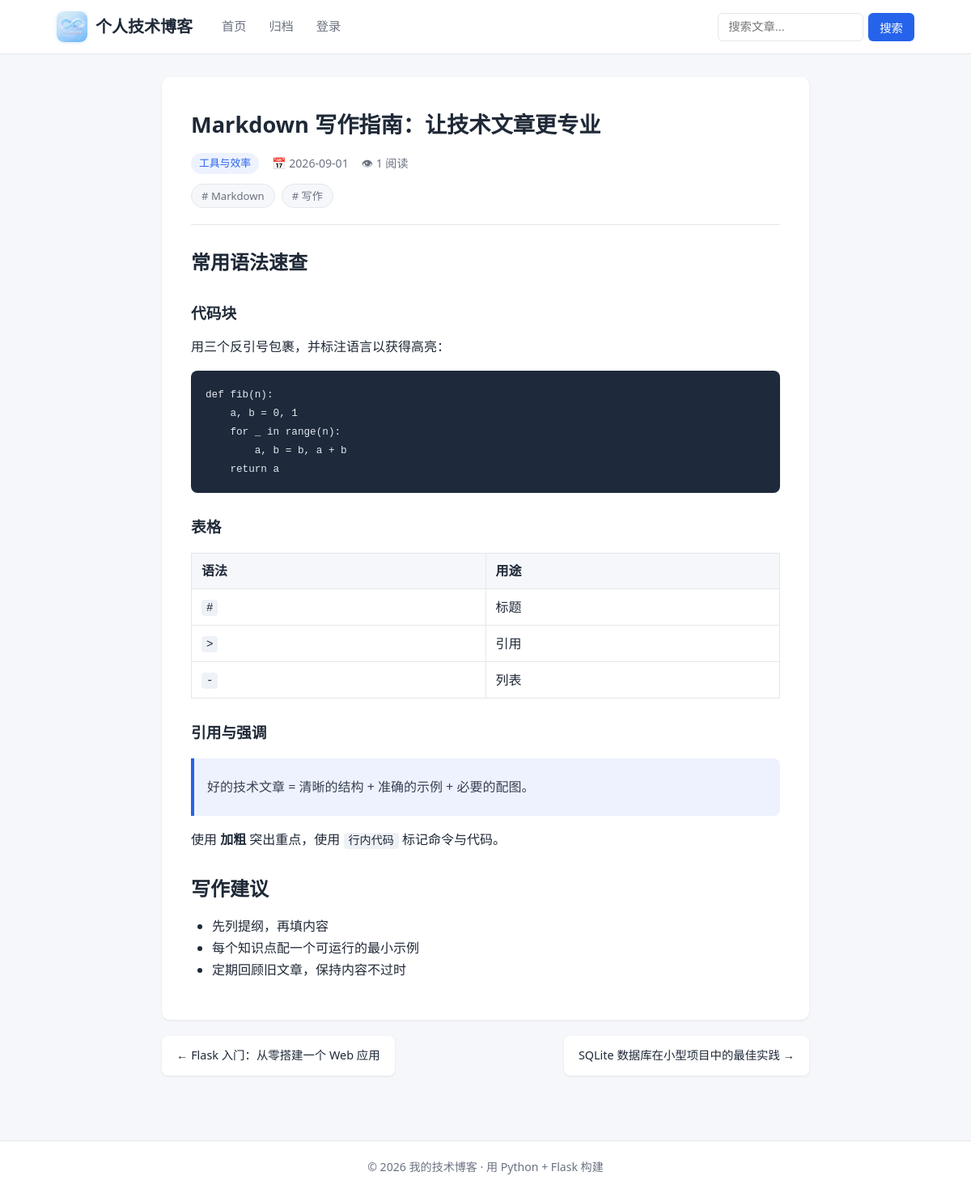
The app's page /article/2 with its own data.
### tables this page shows
CREATE TABLE articles (
            id INTEGER PRIMARY KEY AUTOINCREMENT,
            title TEXT NOT NULL,
            summary TEXT DEFAULT '',
            content TEXT NOT NULL,
            category_id INTEGER,
            views INTEGER DEFAULT 0,
            created_at TEXT DEFAULT (datetime('now', 'localtime')),
            updated_at TEXT DEFAULT (datetime('now', 'localtime')),
            FOREIGN KEY (category_id) REFERENCES categories(id)
        );

CREATE TABLE categories (
            id INTEGER PRIMARY KEY AUTOINCREMENT,
            name TEXT NOT NULL UNIQUE
        );

CREATE TABLE tags (
            id INTEGER PRIMARY KEY AUTOINCREMENT,
            name TEXT NOT NULL UNIQUE
        );

### app.py (the view)
@app.route("/article/<int:article_id>")
def article_detail(article_id):
    art = query_one(
        """SELECT a.*, c.name AS category_name FROM articles a
           LEFT JOIN categories c ON c.id = a.category_id
           WHERE a.id = ?""",
        (article_id,),
    )
    if art is None:
        abort(404)
    get_db().execute("UPDATE articles SET views = views + 1 WHERE id = ?", (article_id,))
    get_db().commit()
    art = dict(art)
    art["views"] += 1
    prev_art = query_one(
        "SELECT id, title FROM articles WHERE id < ? ORDER BY id DESC LIMIT 1",
        (article_id,),
    )
    next_art = query_one(
        "SELECT id, title FROM articles WHERE id > ? ORDER BY id ASC LIMIT 1",
        (article_id,),
    )
    related = query_all(
        """SELECT DISTINCT a2.id, a2.title FROM articles a2
           JOIN article_tags at2 ON at2.article_id = a2.id
           WHERE at2.tag_id IN (SELECT tag_id FROM article_tags WHERE article_id = ?)
             AND a2.id != ?
           LIMIT 5""",
        (article_id, article_id),
    )
    return render_template(
        "article.html",
        article=art,
        tags=get_article_tags(article_id),
        prev_art=prev_art,
        next_art=next_art,
        related=related,
    )

### app.py (called while the page is built)
def get_db():
    if "db" not in g:
        g.db = init_db.create_connection(DB_PATH)
    return g.db

@app.template_filter("markdown")
def render_markdown(text):
    return markdown.markdown(
        text or "",
        extensions=["fenced_code", "tables", "nl2br"],
    )

def query_all(sql, query_params=()):
    return get_db().execute(sql, query_params).fetchall()

def query_one(sql, query_params=()):
    return get_db().execute(sql, query_params).fetchone()

def get_categories():
    return query_all(
        """SELECT c.*, COUNT(a.id) AS article_count
           FROM categories c
           LEFT JOIN articles a ON a.category_id = c.id
           GROUP BY c.id ORDER BY c.name"""
    )

def get_popular_tags():
    return query_all(
        """SELECT t.*, COUNT(at.article_id) AS article_count
           FROM tags t
           JOIN article_tags at ON at.tag_id = t.id
           GROUP BY t.id ORDER BY article_count DESC, t.name LIMIT 12"""
    )

def get_article_tags(article_id):
    return query_all(
        """SELECT t.* FROM tags t
           JOIN article_tags at ON at.tag_id = t.id
           WHERE at.article_id = ?""",
        (article_id,),
    )

@app.context_processor
def inject_sidebar_data():
    return {"categories": get_categories(), "popular_tags": get_popular_tags()}

### init_db.py (called while the page is built)
def create_connection(db_path=None):
    if db_path is None:
        db_path = DB_PATH
    conn = sqlite3.connect(db_path)
    conn.row_factory = sqlite3.Row
    conn.execute("PRAGMA foreign_keys = ON")
    return conn

### templates/article.html (shortened to what this page needs)
{% extends "base.html" %}
{% block content %}
<div class="article-page">
    <article class="article-full">
        <header class="article-header">
            <h1 class="article-title">{{ article.title }}</h1>
            <div class="article-meta">
                {% if article.category_name %}
                    <a class="meta-tag category" href="{{ url_for('category', category_id=article.category_id) }}">{{ article.category_name }}</a>
                {% endif %}
                <span>📅 {{ article.created_at[:10] }}</span>
                <span>👁 {{ article.views }} 阅读</span>
            </div>
            {% if tags %}
            <div class="tag-cloud">
                {% for t in tags %}
                <a class="tag" href="{{ url_for('tag', tag_id=t.id) }}"># {{ t.name }}</a>
                {% endfor %}
            </div>
            {% endif %}
        </header>
        <div class="article-body">{{ article.content | markdown | safe }}</div>
    </article>
    <nav class="article-nav">
        {% if prev_art %}
            <a class="prev" href="{{ url_for('article_detail', article_id=prev_art.id) }}">← {{ prev_art.title }}</a>
        {% else %}<span></span>{% endif %}
        {% if next_art %}
            <a class="next" href="{{ url_for('article_detail', article_id=next_art.id) }}">{{ next_art.title }} →</a>
        {% endif %}
    </nav>
</div>
{% endblock %}

### static/css/style.css (style rules this page uses)
:root { --primary: #2563eb; --primary-dark: #1d4ed8; --bg: #f5f7fa; --card: #ffffff; --text: #1f2937; --text-light: #6b7280; --border: #e5e7eb; --code-bg: #1e293b; --radius: 10px; --shadow: 0 1px 3px rgba(0, 0, 0, 0.08); }
* { margin: 0; padding: 0; box-sizing: border-box; }
body { font-family: "Segoe UI", "PingFang SC", "Microsoft YaHei", sans-serif; background: var(--bg); color: var(--text); line-height: 1.7; }
a { color: var(--primary); text-decoration: none; }
.meta-tag.category { background: #eef2ff; color: var(--primary); padding: 2px 10px; border-radius: 999px; font-size: 0.8rem; }
.tag-cloud { display: flex; flex-wrap: wrap; gap: 8px; }
.tag { background: var(--bg); border: 1px solid var(--border); border-radius: 999px; padding: 3px 12px; font-size: 0.82rem; color: var(--text-light); }
.article-page { max-width: 800px; margin: 0 auto; }
.article-full { background: var(--card); border-radius: var(--radius); padding: 36px; box-shadow: var(--shadow); }
.article-title { font-size: 1.7rem; margin-bottom: 12px; }
.article-meta { display: flex; gap: 16px; align-items: center; color: var(--text-light); font-size: 0.88rem; flex-wrap: wrap; margin-bottom: 12px; }
.article-header { border-bottom: 1px solid var(--border); padding-bottom: 20px; margin-bottom: 24px; }
.article-body h2, .article-body h3, .article-body h4 { margin: 26px 0 12px; }
.article-body p { margin: 12px 0; }
.article-body ul, .article-body ol { margin: 12px 0 12px 26px; }
.article-body blockquote { border-left: 4px solid var(--primary); background: #eef2ff; padding: 10px 16px; margin: 16px 0; border-radius: 0 8px 8px 0; color: #374151; }
.article-body code { background: #eef2f7; padding: 2px 6px; border-radius: 4px; font-size: 0.88em; font-family: Consolas, Monaco, monospace; }
.article-body pre { background: var(--code-bg); color: #e2e8f0; padding: 18px; border-radius: 8px; overflow-x: auto; margin: 16px 0; font-size: 0.9rem; line-height: 1.6; }
.article-body pre code { background: none; padding: 0; color: inherit; }
.article-body table { border-collapse: collapse; width: 100%; margin: 16px 0; }
.article-body th, .article-body td { border: 1px solid var(--border); padding: 8px 12px; text-align: left; }
.article-body th { background: var(--bg); }
.article-nav { display: flex; justify-content: space-between; gap: 12px; margin: 20px 0; }
.article-nav a { background: var(--card); border-radius: 8px; padding: 12px 18px; box-shadow: var(--shadow); color: var(--text); font-size: 0.9rem; max-width: 48%; overflow: hidden; text-overflow: ellipsis; white-space: nowrap; }

### records on screen
articles: title "Markdown 写作指南：让技术文章更专业", created_at "2026-09-01", content "常用语法速查 代码块 用三个反引号包裹，并标注语言以获得高亮： def fib(n): a, b = 0, 1 for _ in range(n): a, b = b, a + b return a 表格 语法 用途 # 标题 > 引用 - 列表 引用与强调 好的技术文章 = 清晰的结构 + 准确的示例 + 必要的配图。 使用 加粗 突出重点，使用 行内代码 标记命令与代码。 写作建议 先列提纲，再填内容 每个知识点配一个可运行的最小示例 定期回顾旧文章，保持内容不过时"
categories: category_name "工具与效率"
tags: name "Markdown"
tags: name "写作"
articles: title "Flask 入门：从零搭建一个 Web 应用"
articles: title "SQLite 数据库在小型项目中的最佳实践"

### other values on screen
{{ article.views }} "1"
